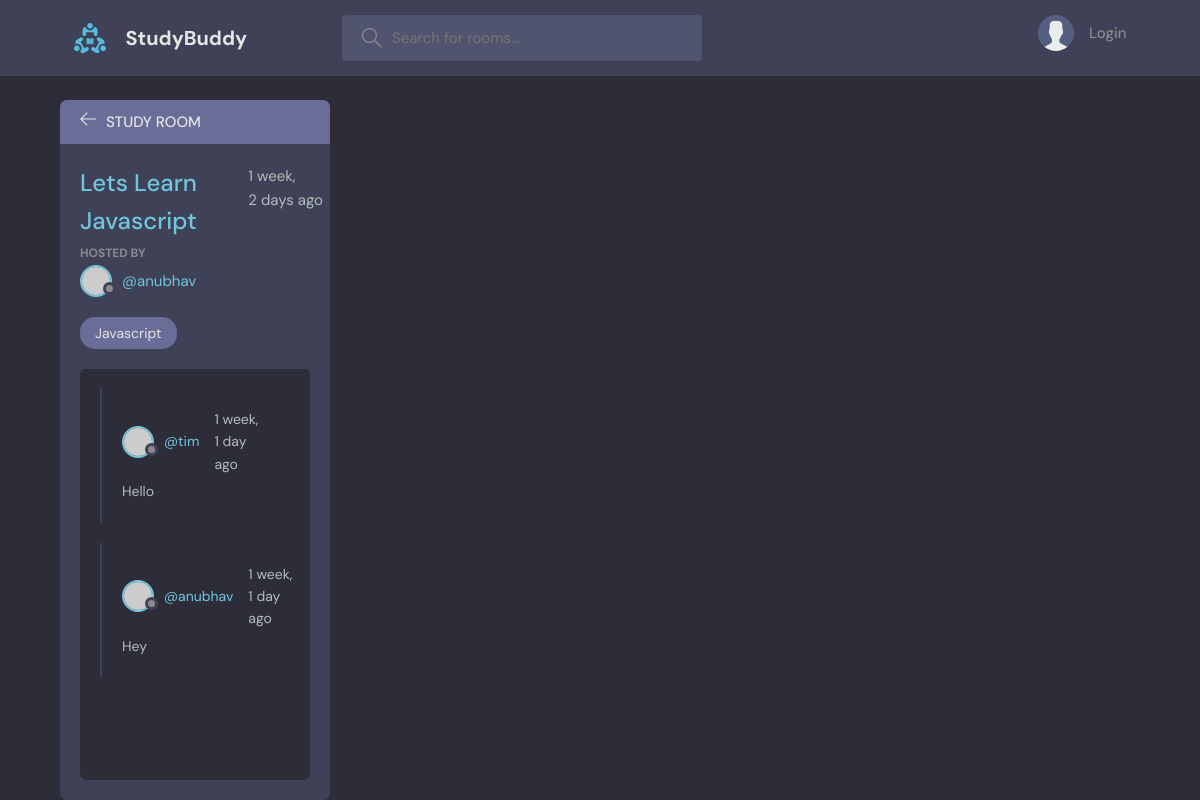
The page /room/1/ on the database as committed earlier.
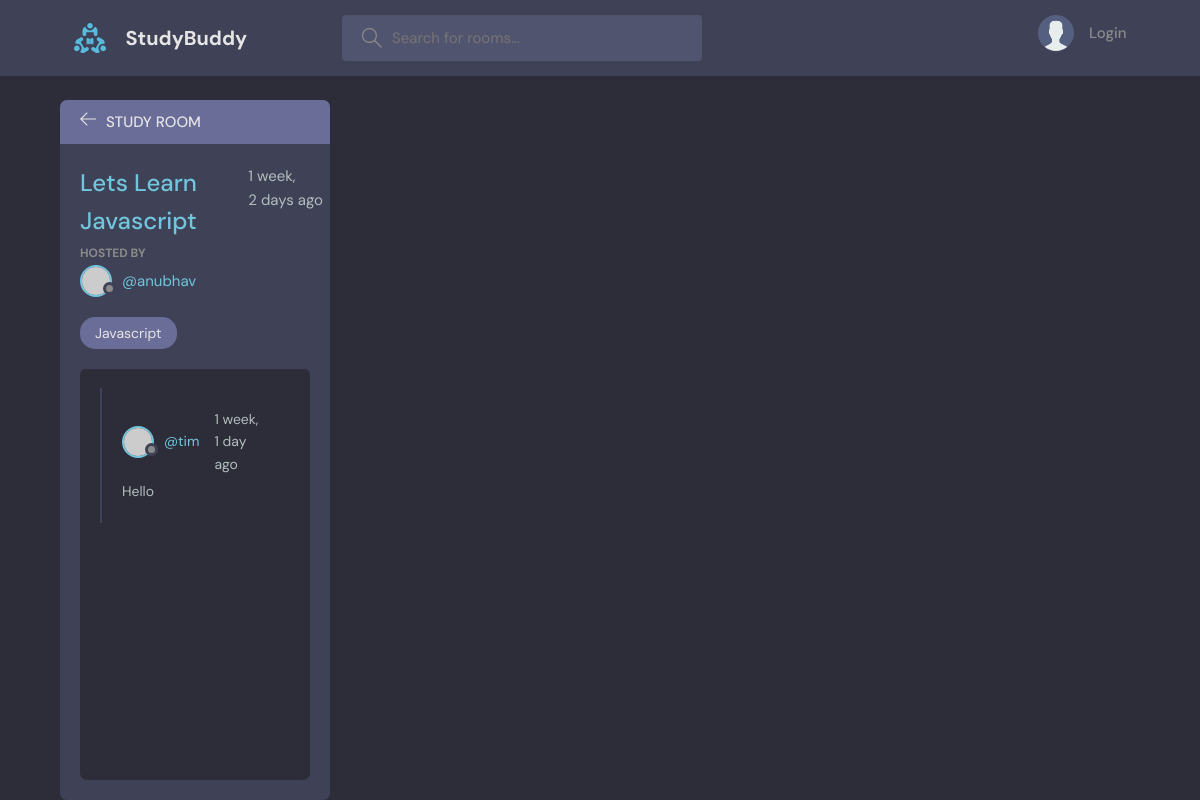
The same page on the database as committed later.
### base/models.py (models this page shows, shortened)
class Message(models.Model):
  user = models.ForeignKey(User,on_delete=models.CASCADE)
  room =  models.ForeignKey(Room,on_delete=models.CASCADE)
  body =  models.TextField()
  updated =  models.DateTimeField(auto_now=True)
  created =  models.DateTimeField(auto_now_add=True)
  class Meta:
    ordering = ['-updated','-created']

### base/views.py (the view, shortened to what this page needs)
# urls.py: path('room/<str:pk>/',views.room,name = "room"),
def room(request, pk):
    room = Room.objects.get(id=pk)
    room_messages = room.message_set.all()
    participants = room.participants.all()
    context = {
        "room": room,
        "room_messages": room_messages,
        "participants": participants,
    }
    return render(request, "base/room.html", context)

### base/models.py (called while the page is built)
  def __str__(self):
    return self.name

### base/templates/base/room.html (shortened to what this page needs)
{% extends "main.html" %} {% block content %}
    <main class="profile-page layout layout--2">
      <div class="container">
        <div class="room">
          <div class="room__top">
            <div class="room__topLeft">
              <a href="{%url 'home'%}">
                <svg version="1.1" xmlns="http://www.w3.org/2000/svg" width="32" height="32" viewBox="0 0 32 32">
                  <title>arrow-left</title>
                  <path
                    d="M13.723 2.286l-13.723 13.714 13.719 13.714 1.616-1.611-10.96-10.96h27.625v-2.286h-27.625l10.965-10.965-1.616-1.607z"
                  ></path>
                </svg>
              </a>
              <h3>Study Room</h3>
            </div>
          </div>
          <div class="room__box scroll">
            <div class="room__header scroll">
              <div class="room__info">
                <h3>{{room.name}}</h3>
                <span>{{room.created|timesince}} ago</span>
              </div>
              <div class="room__hosted">
                <p>Hosted By</p>
                <a href="{%url 'user-profile' room.host.id%}" class="room__author">
                  <div class="avatar avatar--small">
                    <img src="https://randomuser.me/api/portraits/men/37.jpg" />
                  </div>
                  <span>@{{room.host.username}}</span>
                </a>
              </div>
              <span class="room__topics">{{room.topic}}</span>
            </div>
            <div class="room__conversation">
              <div class="threads scroll">
      {% for message in room_messages %}
                <div class="thread">
                  <div class="thread__top">
                    <div class="thread__author">
                      <a href="{%url 'user-profile' message.user.id%}" class="thread__authorInfo">
                        <div class="avatar avatar--small">
                          <img src="https://randomuser.me/api/portraits/men/37.jpg" />
                        </div>
                        <span>@{{message.user}}</span>
                      </a>
                      <span class="thread__date">{{message.created|timesince}} ago</span>
                    </div>
                  </div>
                  <div class="thread__details">
                    {{message.body}}
                  </div>
                </div>
      {% endfor %}
              </div>
            </div>
          </div>
      </div>
    </main>
{% endblock %}

Rows that differ between the two databases and show on the page:
removed Message: user "anubhav", created "1 week, 1 day", body "Hey"
